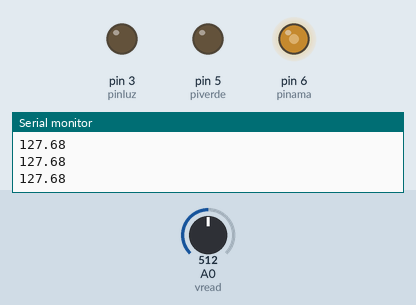
Recording of a sketch running on a simulated Arduino Uno, built with avr-gcc and run on an emulated ATmega328P. Parts: output pins drawn as LEDs (lit = HIGH), the last lines printed to the serial monitor. The test bench sets the inputs (shaded band); at power-on: A0 (vread) = 512.

Above: at 1.2 s.
1.3 s: A0 (vread) set to 716
At 2.5 s:
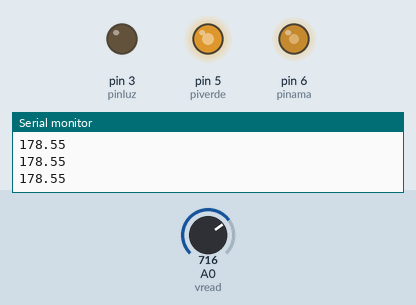
2.8 s: A0 (vread) set to 900
At 3.5 s:
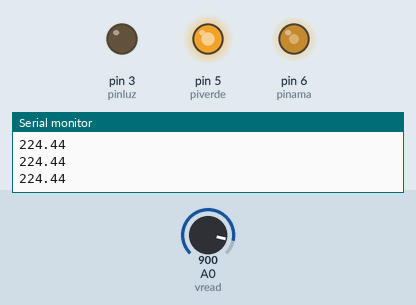
4.3 s: A0 (vread) set to 306
At 5.5 s:
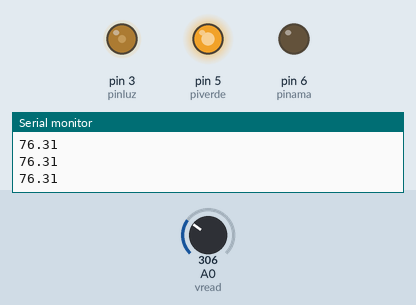
5.8 s: A0 (vread) set to 160
At 6.9 s:
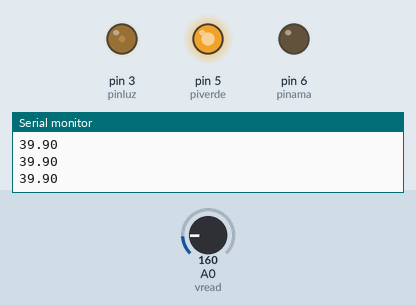
7.3 s: A0 (vread) set to 0
At 7.9 s:
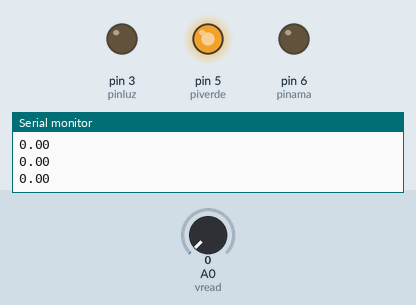
Timing chart, 0 to 9.8 s (numbered marks = the images above; inputs shaded):
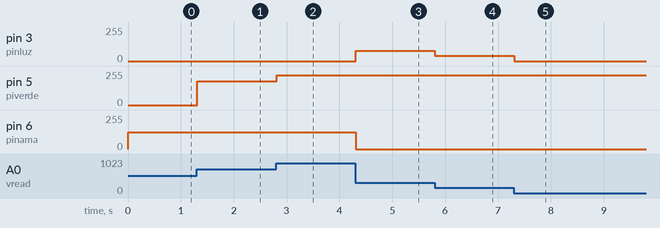

The sketch:

sketch_mar28a.ino
```cpp
float vout;
float vread = A0;
float analog;
int piverde = 5;
int pinama = 6;
int pinluz = 3; //rojo
void setup(){
  Serial.begin(9600);
  pinMode(vread,INPUT);
  pinMode(pinluz,OUTPUT);
  pinMode(pinama,OUTPUT);
  pinMode(piverde,OUTPUT);
}
void loop(){
  vout = analogRead(vread);
  analog = (vout/4.01);
  Serial.println(analog);
  if (analog <= 85){
    analogWrite(pinluz,analog);
    analogWrite(pinama,LOW);
  }else if (analog <=170){
    analogWrite(pinama,analog);
    analogWrite(piverde,LOW);
  }else{
    analogWrite(piverde,analog);
  }
}
```

Measured:
- after the input at 1.3 s, pin 5 (piverde): 0/255 → 178/255 at once
- after the input at 2.8 s, pin 5 (piverde): 178/255 → 224/255 at once
- after the input at 4.3 s, pin 3 (pinluz): 0/255 → 76/255 at once; pin 6 (pinama): 127/255 → 0/255 at once
- after the input at 5.8 s, pin 3 (pinluz): 76/255 → 39/255 at once
- after the input at 7.3 s, pin 3 (pinluz): 39/255 → 0/255 at once
